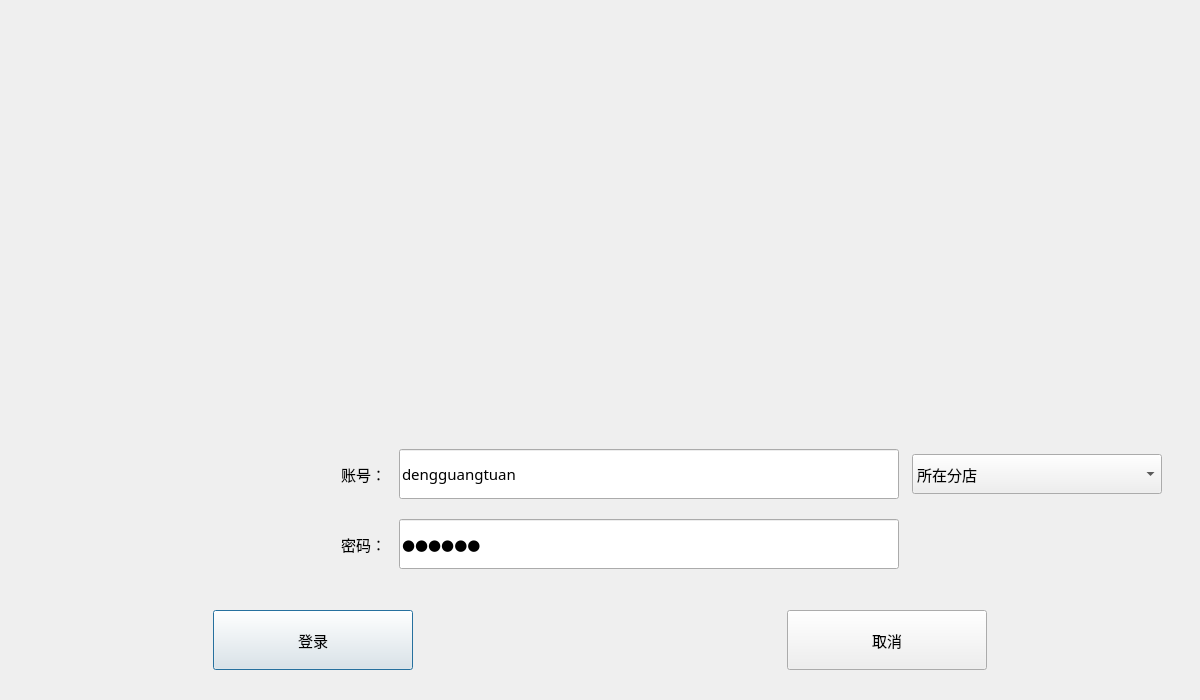
<?xml version="1.0" encoding="UTF-8"?>
<ui version="4.0">
 <class>dlgLogin</class>
 <widget class="QDialog" name="dlgLogin">
  <property name="geometry">
   <rect>
    <x>0</x>
    <y>0</y>
    <width>1200</width>
    <height>700</height>
   </rect>
  </property>
  <property name="minimumSize">
   <size>
    <width>1200</width>
    <height>700</height>
   </size>
  </property>
  <property name="maximumSize">
   <size>
    <width>1200</width>
    <height>700</height>
   </size>
  </property>
  <property name="font">
   <font>
    <family>微软雅黑</family>
    <pointsize>11</pointsize>
   </font>
  </property>
  <property name="contextMenuPolicy">
   <enum>Qt::DefaultContextMenu</enum>
  </property>
  <property name="windowTitle">
   <string>登录</string>
  </property>
  <property name="styleSheet">
   <string notr="true"/>
  </property>
  <layout class="QGridLayout" name="gridLayout">
   <item row="0" column="0">
    <widget class="QWidget" name="widget" native="true">
     <property name="minimumSize">
      <size>
       <width>1168</width>
       <height>400</height>
      </size>
     </property>
     <property name="maximumSize">
      <size>
       <width>1168</width>
       <height>400</height>
      </size>
     </property>
     <property name="font">
      <font>
       <family>微软雅黑</family>
       <pointsize>11</pointsize>
      </font>
     </property>
     <property name="styleSheet">
      <string notr="true">background-image: url(:/psd/LoginCover.png);</string>
     </property>
    </widget>
   </item>
   <item row="1" column="0">
    <widget class="QWidget" name="widget_2" native="true">
     <property name="font">
      <font>
       <family>微软雅黑</family>
       <pointsize>11</pointsize>
      </font>
     </property>
     <layout class="QGridLayout" name="gridLayout_2">
      <item row="2" column="0">
       <widget class="QWidget" name="widget_5" native="true">
        <property name="maximumSize">
         <size>
          <width>16777215</width>
          <height>80</height>
         </size>
        </property>
        <property name="font">
         <font>
          <family>微软雅黑</family>
          <pointsize>11</pointsize>
         </font>
        </property>
        <layout class="QGridLayout" name="gridLayout_5">
         <item row="0" column="1">
          <widget class="QPushButton" name="btnLogin">
           <property name="minimumSize">
            <size>
             <width>200</width>
             <height>60</height>
            </size>
           </property>
           <property name="maximumSize">
            <size>
             <width>100</width>
             <height>16777215</height>
            </size>
           </property>
           <property name="font">
            <font>
             <family>微软雅黑</family>
             <pointsize>11</pointsize>
            </font>
           </property>
           <property name="styleSheet">
            <string notr="true"/>
           </property>
           <property name="text">
            <string>登录</string>
           </property>
          </widget>
         </item>
         <item row="0" column="5">
          <spacer name="horizontalSpacer_2">
           <property name="font">
            <font>
             <family>微软雅黑</family>
             <pointsize>11</pointsize>
            </font>
           </property>
           <property name="orientation">
            <enum>Qt::Horizontal</enum>
           </property>
           <property name="sizeHint" stdset="0">
            <size>
             <width>40</width>
             <height>20</height>
            </size>
           </property>
          </spacer>
         </item>
         <item row="0" column="4">
          <widget class="QPushButton" name="btnCancel">
           <property name="minimumSize">
            <size>
             <width>200</width>
             <height>60</height>
            </size>
           </property>
           <property name="maximumSize">
            <size>
             <width>100</width>
             <height>16777215</height>
            </size>
           </property>
           <property name="font">
            <font>
             <family>微软雅黑</family>
             <pointsize>11</pointsize>
            </font>
           </property>
           <property name="text">
            <string>取消</string>
           </property>
          </widget>
         </item>
         <item row="0" column="0">
          <spacer name="horizontalSpacer_3">
           <property name="font">
            <font>
             <family>微软雅黑</family>
             <pointsize>11</pointsize>
            </font>
           </property>
           <property name="orientation">
            <enum>Qt::Horizontal</enum>
           </property>
           <property name="sizeHint" stdset="0">
            <size>
             <width>40</width>
             <height>20</height>
            </size>
           </property>
          </spacer>
         </item>
         <item row="0" column="2">
          <spacer name="horizontalSpacer">
           <property name="font">
            <font>
             <family>微软雅黑</family>
             <pointsize>11</pointsize>
            </font>
           </property>
           <property name="orientation">
            <enum>Qt::Horizontal</enum>
           </property>
           <property name="sizeHint" stdset="0">
            <size>
             <width>40</width>
             <height>20</height>
            </size>
           </property>
          </spacer>
         </item>
         <item row="0" column="3">
          <spacer name="horizontalSpacer_4">
           <property name="font">
            <font>
             <family>微软雅黑</family>
             <pointsize>11</pointsize>
            </font>
           </property>
           <property name="orientation">
            <enum>Qt::Horizontal</enum>
           </property>
           <property name="sizeHint" stdset="0">
            <size>
             <width>40</width>
             <height>20</height>
            </size>
           </property>
          </spacer>
         </item>
        </layout>
       </widget>
      </item>
      <item row="1" column="0">
       <widget class="QWidget" name="widget_3" native="true">
        <property name="font">
         <font>
          <family>微软雅黑</family>
          <pointsize>11</pointsize>
         </font>
        </property>
        <layout class="QGridLayout" name="gridLayout_4">
         <item row="4" column="1">
          <widget class="QLineEdit" name="lePassword">
           <property name="minimumSize">
            <size>
             <width>200</width>
             <height>50</height>
            </size>
           </property>
           <property name="maximumSize">
            <size>
             <width>500</width>
             <height>16777215</height>
            </size>
           </property>
           <property name="font">
            <font>
             <family>微软雅黑</family>
             <pointsize>11</pointsize>
            </font>
           </property>
           <property name="text">
            <string>000000</string>
           </property>
           <property name="echoMode">
            <enum>QLineEdit::Password</enum>
           </property>
           <property name="placeholderText">
            <string>请输入密码</string>
           </property>
          </widget>
         </item>
         <item row="4" column="0">
          <widget class="QLabel" name="label">
           <property name="font">
            <font>
             <family>微软雅黑</family>
             <pointsize>11</pointsize>
            </font>
           </property>
           <property name="text">
            <string>密码：</string>
           </property>
           <property name="alignment">
            <set>Qt::AlignRight|Qt::AlignTrailing|Qt::AlignVCenter</set>
           </property>
          </widget>
         </item>
         <item row="1" column="2">
          <widget class="QComboBox" name="comboBox">
           <property name="minimumSize">
            <size>
             <width>250</width>
             <height>40</height>
            </size>
           </property>
           <property name="maximumSize">
            <size>
             <width>250</width>
             <height>16777215</height>
            </size>
           </property>
           <property name="font">
            <font>
             <family>微软雅黑</family>
             <pointsize>11</pointsize>
            </font>
           </property>
           <property name="currentText">
            <string>所在分店</string>
           </property>
           <item>
            <property name="text">
             <string>所在分店</string>
            </property>
           </item>
           <item>
            <property name="text">
             <string>东泰分店</string>
            </property>
           </item>
           <item>
            <property name="text">
             <string>新世界分店</string>
            </property>
           </item>
          </widget>
         </item>
         <item row="1" column="1">
          <widget class="QLineEdit" name="leAccount">
           <property name="minimumSize">
            <size>
             <width>0</width>
             <height>50</height>
            </size>
           </property>
           <property name="maximumSize">
            <size>
             <width>500</width>
             <height>16777215</height>
            </size>
           </property>
           <property name="font">
            <font>
             <family>微软雅黑</family>
             <pointsize>11</pointsize>
            </font>
           </property>
           <property name="text">
            <string>dengguangtuan</string>
           </property>
           <property name="echoMode">
            <enum>QLineEdit::Normal</enum>
           </property>
           <property name="placeholderText">
            <string>请输入账号</string>
           </property>
          </widget>
         </item>
         <item row="1" column="0">
          <widget class="QLabel" name="label_2">
           <property name="minimumSize">
            <size>
             <width>250</width>
             <height>0</height>
            </size>
           </property>
           <property name="maximumSize">
            <size>
             <width>350</width>
             <height>16777215</height>
            </size>
           </property>
           <property name="font">
            <font>
             <family>微软雅黑</family>
             <pointsize>11</pointsize>
            </font>
           </property>
           <property name="text">
            <string>账号：</string>
           </property>
           <property name="alignment">
            <set>Qt::AlignRight|Qt::AlignTrailing|Qt::AlignVCenter</set>
           </property>
          </widget>
         </item>
        </layout>
       </widget>
      </item>
     </layout>
    </widget>
   </item>
  </layout>
 </widget>
 <resources/>
 <connections/>
</ui>
